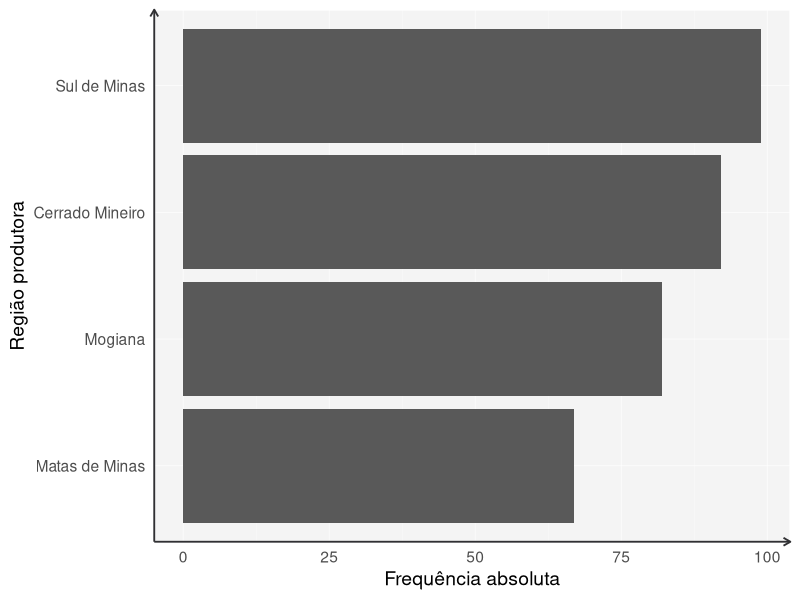
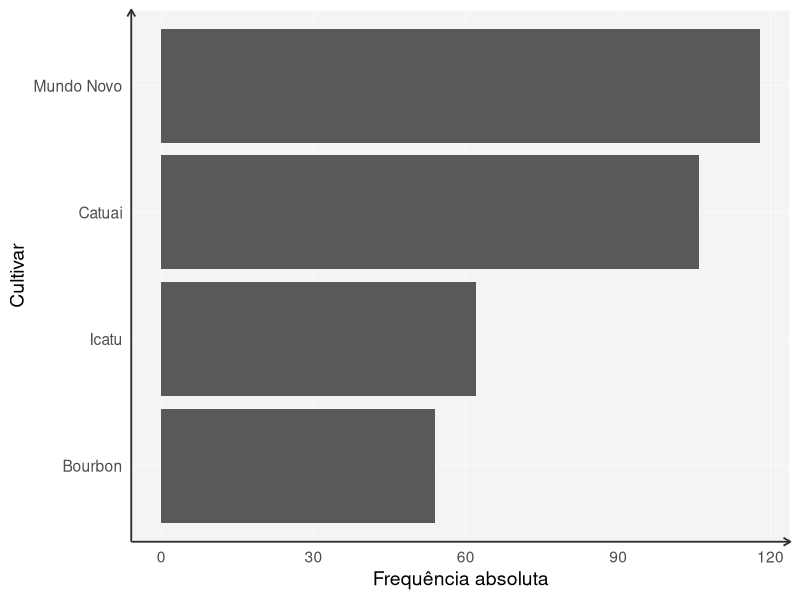
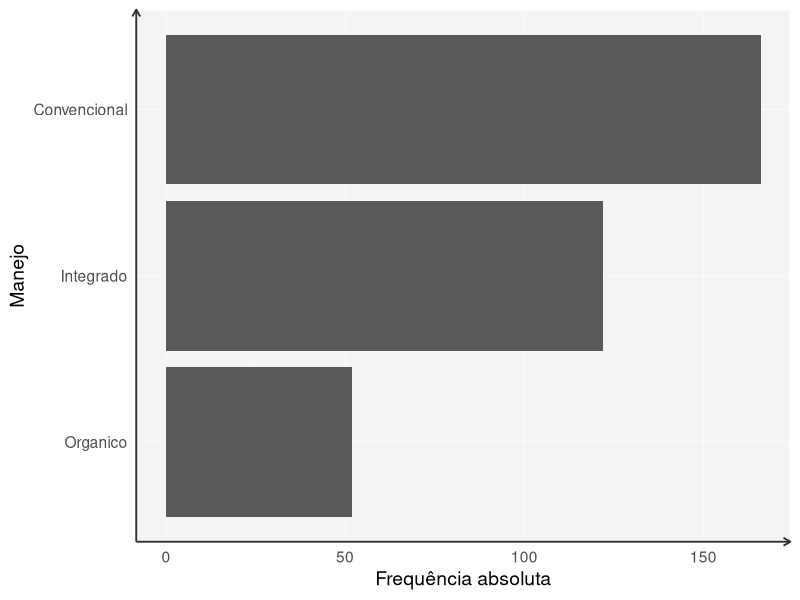
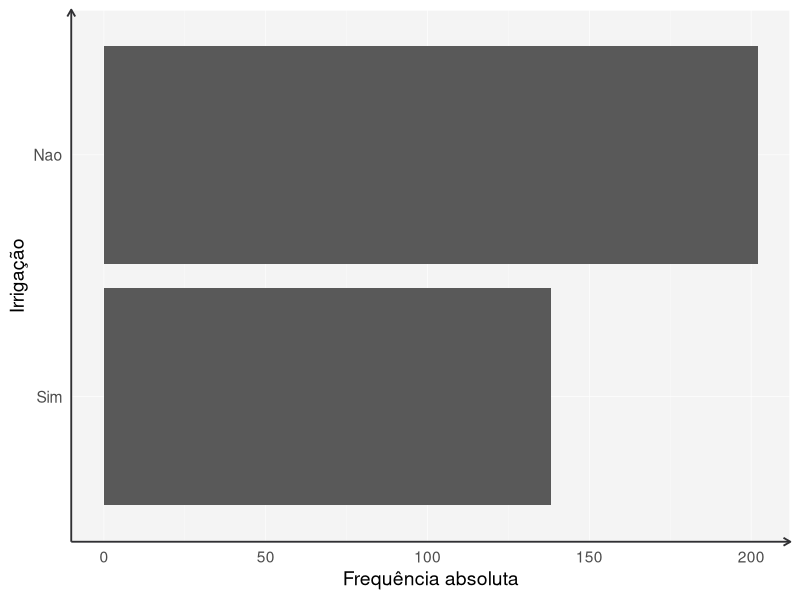
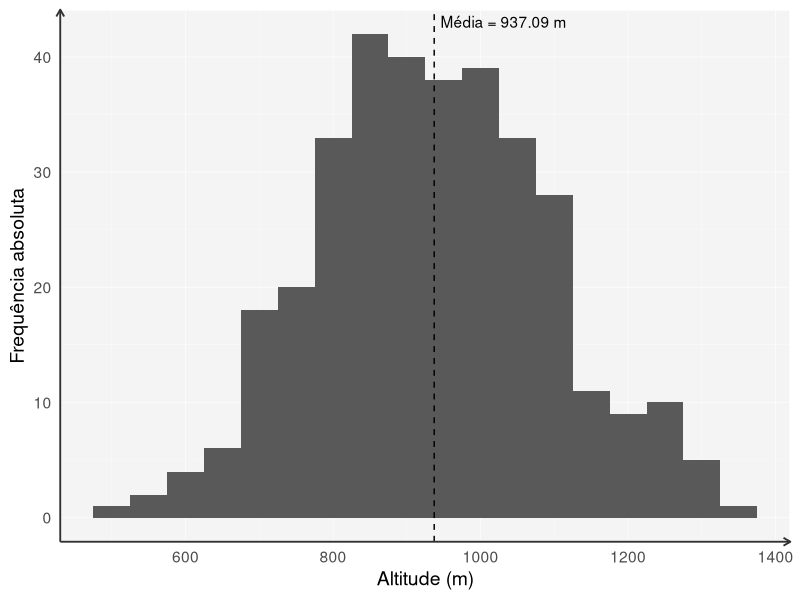
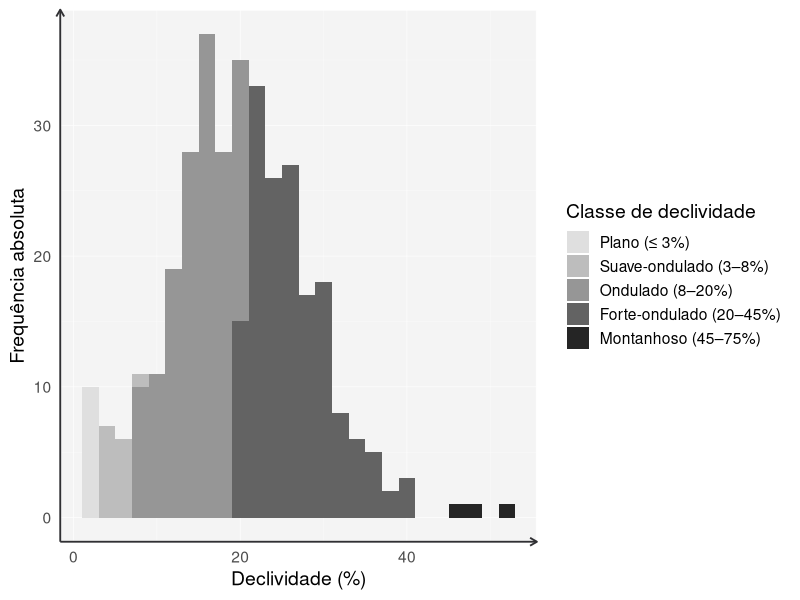
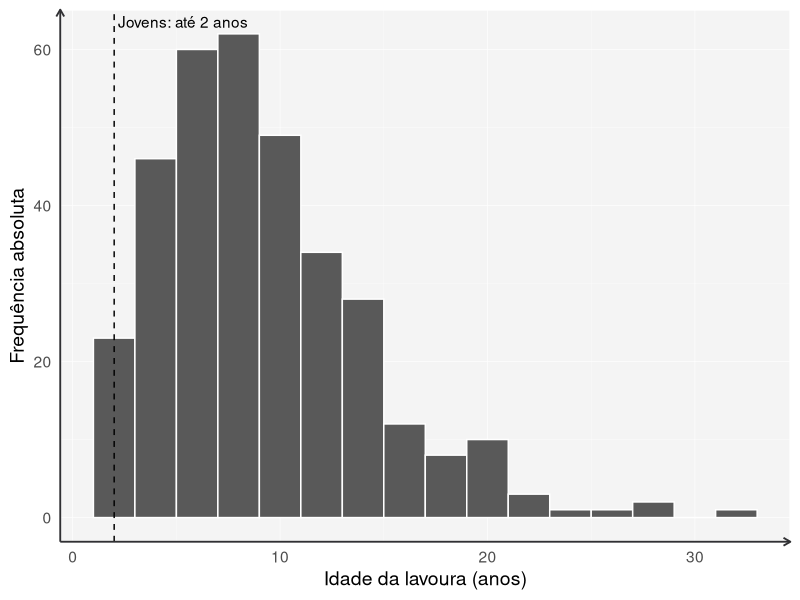
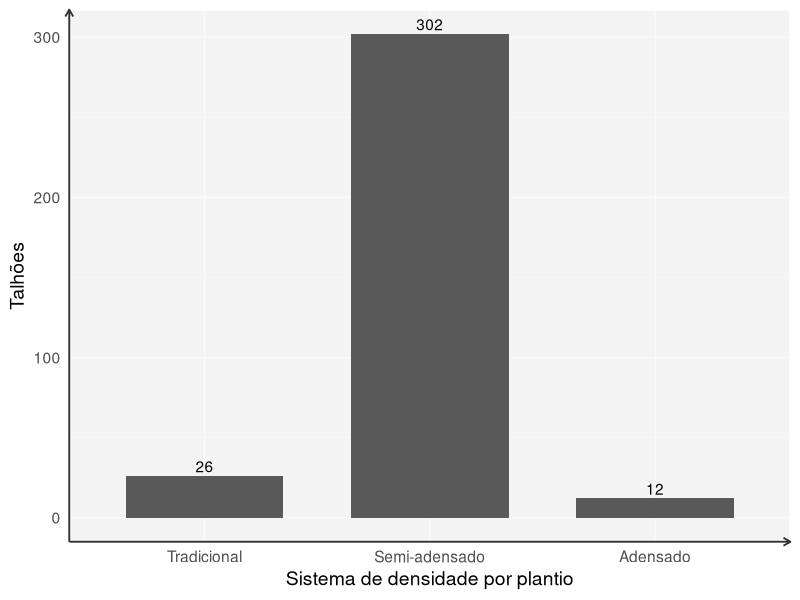

Write R code to recreate these figures, in order.
# =====================================================================
# UNIVERSIDADE DO VALE DO ITAJAI - UNIVALI
# ESCOLA POLITECNICA
# PROGRAMA DE POS-GRADUACAO EM COMPUTACAO APLICADA - PPGCA
# MESTRADO EM COMPUTACAO APLICADA
# Disciplina: Modelagem estatistica
# Prof. Dr.: Rodrigo Sant'Ana
# Discentes: Andre Lucas Ribeiro, Leticia Zorzi Rama, Matheus Neis
# Itajai, Santa Catarina, Brasil

# =====================================================================
# ANALISE ESTATISTICA DESCRITIVA DA CAFEICULTURA
# =====================================================================
# Descricao:
# Este script realiza a inspecao e a analise estatistica descritiva 
# de uma base de dados referente a cafeicultura.
# A analise estatistica dos dados serve como etapa previa para posteriores
# analises inferenciais e modelagens dos dados conforme perguntas especificas 
# pre-formuladas e propostas ao grupo de trabalho para responde-las.
#
# O script esta estruturado em:
# - Configurar ambiente de trabalho
# - Carregamento e inspecao inicial da base de dados
# - Analise univariada por ordem das colunas da base de dados
#
# Base de dados: cafeicultura.csv
# =====================================================================

# =====================================================================
# CONFIGURAR AMBIENTE DE TRABALHO
# =====================================================================

# Conferir e configurar caminhos, se necessario
# getwd()
# setwd("inserir caminho")
# getwd()

# Pacotes
library(dplyr) 
library(tidyr) 
library(ggplot2)
library(GGally) 
library(corrplot) 
library(patchwork) 
library(stringr) 

# Opcoes gerais
options(width = 80, scipen = 6, digits = 4)

# Semente de reprodutibilidade
set.seed(20260818)

# Tema para ggplot
rgb01 <- "#303033"
seta <- grid::arrow(length = grid::unit(0.2, "cm"), type = "open")
my_theme <- function(base_size = 14, base_family = "Helvetica") {
  theme_bw(base_size = base_size, base_family = base_family) %+replace%
  theme(axis.ticks = element_blank(),
  axis.line = element_line(arrow = seta, colour = rgb01),
  legend.background = element_blank(),
  legend.key = element_blank(),
  panel.background =
  element_rect(fill = ggplot2::alpha(rgb01, 0.05),
  colour = "white"),
  panel.border = element_blank(),
  panel.grid = element_line(linetype = "solid",
  linewidth = 0.2,
  colour = "white"),
  strip.text = element_text(colour = "white",
  margin = margin(0.3, 0.3, 0.3, 0.3,
  "cm"),
  face = "bold"),
  strip.background = element_rect(fill = rgb01,
  colour = rgb01),
  plot.background = element_blank(),
  complete = TRUE)
}

# Definir o tema padrao
theme_set(my_theme())

# Funcao auxiliar de impressao de texto
secao <- function(texto) {
barra <- paste(rep("=", 70), collapse = "")
  cat("\n", barra, "\n", texto, "\n", barra, "\n\n", sep = "")
}

# Teste de Fischer
ic_fisher <- function(r, n, conf = 0.95) {
  z <- atanh(r)
  ep <- 1 / sqrt(n - 3)
  q <- qnorm(1 - (1 - conf) / 2)
  data.frame(r = r,
  n = n,
  inferior = tanh(z - q * ep),
  superior = tanh(z + q * ep))
}

# =====================================================================
# BASE DE DADOS
# =====================================================================

# Carregar a base de dados
caf <- read.csv("data/cafeicultura.csv", sep=",")

# Inspecao da base de dados
secao("Inspeção da base de dados")

# Estrutura geral
cat("\nNúmero de observações (linhas):", nrow(caf))
cat("\nNúmero de variáveis (colunas):", ncol(caf), "\n")
cat("\nNome das variáveis:")
print(names(caf))
cat("\nEstrutura geral:\n")
print(str(caf))

# Cabecalho, primeiras 10 linhas
cat("\nCabeçalho (primeiras 10 linhas):\n")
print(head(caf, 10))

# Resumo estatistico preliminar
cat("\nResumo estatístico preliminar:\n")
print(summary(caf))
# Possui de dados faltantes? Nao
# Suspeita de valores extremos? A umidade relativa em 92.2% pode ser um valor extremo
# Suspeita de valores impossiveis? Nao

# Diagnostico global de dados faltantes
total_celulas <- prod(dim(caf))
total_na <- sum(is.na(caf))
pct_geral_na <- round(total_na / total_celulas * 100, 1)

cat("\nDiagnóstico global de dados faltantes\n")
cat("Total de células na base de dados:", total_celulas, "\n")
cat("Total de dados faltantes (NA):", total_na, "\n")
cat("Porcentagem geral de dados faltantes:", pct_geral_na, "%\n\n")

# =====================================================================
# ANALISES UNIVARIADAS
# =====================================================================

# VARIAVEL 'id_talhao'
secao("Análise univariada - variável: id_talhao")

# O que e um talhao?
# (...) o talhao refere-se a determinada área da lavoura cafeeira que pode ser considerada homogênea, 
# por ter a mesma variedade de café plantada na mesma data, em um solo de características físicas, 
# químicas e topográficas semelhantes, além de receber o mesmo manejo agronômico e o mesmo tratamento 
# administrativo (Santos et al., 2009).

# Verificar se cada observacao corresponde a um talhao
length(unique(caf$id_talhao))
# Conclusao: cada observacao corresponde a um talhao
cat("\nA base de dados contém", length(unique(caf$id_talhao)), "observações,",
"cada uma correspondente a um talhão.")

# VARIAVEL 'regiao_produtora'
secao("Análise univariada - variável: regiao_produtora")
table(caf$regiao_produtora)
names(table(caf$regiao_produtora))

# Moda
regiao_produtora_moda <- names(which.max(table(caf$regiao_produtora)))

# Ranking absoluto
regiao_produtora_rank <- caf %>%
  group_by(regiao_produtora) %>%
  summarise(frequencia = n()) %>%
  arrange(desc(frequencia))

# Grafico de barras
regiao_produtora_plot <- ggplot(
  regiao_produtora_rank,
  aes(
    x = reorder(regiao_produtora, frequencia), 
    y = frequencia)
) +
  geom_col() +
  labs(
    x = "Região produtora",
    y = "Frequência absoluta"
  ) +
  coord_flip() +
  my_theme()

print(regiao_produtora_plot)

# Exibir resultados
# Moda
cat("\nDas", dim(table(caf$regiao_produtora)), "regiões produtoras,",
"a moda é:", str_to_title(regiao_produtora_moda))

# Ranking
cat("\nO ranking das regiões produtoras é:")
print(regiao_produtora_rank)

# VARIAVEL 'cultivar'
secao("Análise univariada - variável: cultivar")
table(caf$cultivar)
names(table(caf$cultivar))

# Moda
cultivar_moda <- names(which.max(table(caf$cultivar)))

# Ranking
cultivar_rank <- caf %>%
  group_by(cultivar) %>%
  summarise(frequencia = n()) %>%
  arrange(desc(frequencia))

# Grafico de barras
cultivar_plot <- ggplot(
  cultivar_rank,
  aes(
    x = reorder(cultivar, frequencia),
    y = frequencia
  )
) +
  geom_col() +
  coord_flip() +
  labs(
    x = "Cultivar",
    y = "Frequência absoluta"
  ) +
  my_theme()

print(cultivar_plot)

# Exibir resultados
# Moda
cat("\nDos", dim(table(caf$cultivar)), "cultivares,",
"a moda é:", str_to_title(cultivar_moda))

# Ranking
cat("\nO ranking dos cultivares é:")
print(cultivar_rank)

# VARIAVEL 'manejo'
secao("Análise univariada - variável: manejo")
table(caf$manejo)
names(table(caf$manejo))

# Moda
manejo_moda <- names(which.max(table(caf$manejo)))

# Ranking
manejo_rank <- caf %>%
  group_by(manejo) %>%
  summarise(frequencia = n()) %>%
  arrange(desc(frequencia))

# Grafico de barras
manejo_plot <- ggplot(
  manejo_rank, 
  aes(
    x = reorder(manejo, frequencia),
    y = frequencia
    )
) +
  geom_col() +
  coord_flip() +
  labs(
    x = "Manejo",
    y = "Frequência absoluta"
  ) +
  my_theme()

print(manejo_plot)

# Exibir resultados
# Moda
cat("\nDos", dim(table(caf$manejo)), "manejos,",
"a moda é:", str_to_title(manejo_moda))

# Ranking
cat("\nO ranking dos manejos é:")
print(manejo_rank)

# VARIAVEL 'irrigacao'
secao("Análise univariada - variável: irrigação")
table(caf$irrigacao)
names(table(caf$irrigacao))

# Moda
irrigacao_moda <- names(which.max(table(caf$irrigacao)))

# Ranking
irrigacao_rank <- caf %>%
  group_by(irrigacao) %>%
  summarise(frequencia = n()) %>%
  arrange(desc(frequencia))

# Grafico de barras
irrigacao_plot <- ggplot(
  irrigacao_rank, 
  aes(
    x = reorder(irrigacao, frequencia),
    y = frequencia
    )
) +
  geom_col() +
  coord_flip() +
  labs(
    x = "Irrigação",
    y = "Frequência absoluta"
  ) +
  my_theme()

print(irrigacao_plot)

# Exibir resultados
# Moda
cat("\nA irrigação predomina?", str_to_title(irrigacao_moda))

# Ranking
cat("\nO ranking da irrigação é:")
print(irrigacao_rank)

# VARIAVEL 'altitude'
secao("Análise univariada - variável: altitude")

# Altitude do parque cafeeiro de Minas gerais, segundo Bernardes et al. (2012)
# O parque cafeeiro esta distribuido em altitudes variando entre 500 e 1.200 m.  

# Resumo estatistico
summary(caf$altitude_m)

# Extrair estatisticas descritivas
alt_min <- min(caf$altitude_m)
alt_max <- max(caf$altitude_m)
alt_mediana <- median(caf$altitude_m)
alt_media <- mean(caf$altitude_m)
alt_sd <- sd(caf$altitude_m)
alt_q1 <- quantile(caf$altitude_m, 0.25)
alt_q3 <- quantile(caf$altitude_m, 0.75)

# Histograma
altitude_m_plot <- ggplot(caf, aes(x = altitude_m)) +
  geom_histogram(binwidth = 50) +
  geom_vline(
  xintercept = alt_media,
  linetype = "dashed"
) +
annotate(
  "text",
  x = alt_media,
  y = Inf,
  label = paste0("Média = ", round(alt_media, 2), " m"),
  vjust = 1.5,
  hjust = -0.05
) +
  labs(
    x = "Altitude (m)",
    y = "Frequência absoluta"
  ) +
  my_theme()

print(altitude_m_plot)

# Resultados
# Exibir resultados
cat("\nAltitude mínima:", alt_min, "metros\n")
cat("nAltitude máxima:", alt_max, "metros\n")
cat("1º quartil:", alt_q1, "metros\n")
cat("Mediana:", alt_mediana, "metros\n")
cat("Média:", round(alt_media, 2), "metros\n")
cat("3º quartil:", alt_q3, "metros\n")
cat("Desvio padrão:", round(alt_sd, 2), "metros\n")

# Parecer
cat("\nA altitude tem uma distribuição normal, sem a presença de valores extremos ou impossíveis. 
Segundo Bernard et al. (2012), a altitude no parque cafeeiro em Minas gerais varia entre 500 a 1.200 
metros. Os dados indicam uma frequência maior de altitudes entre 830 e 1046 metros, com altitudes 
mínimas de 496 e máximas de 1343 metros.")

# VARIAVEL 'declividade_pct'
secao("Análise univariada - variável: declividade")

# Classes de declividade de Minas Gerais, segundo INPE (2023)
# https://idesisema.meioambiente.mg.gov.br/geonetwork/srv/api/records/46b18109-06ab-4529-9401-5a662f1e39b2
# Plano: ate 3%
# Suave-ondulado: 3-8%
# Ondulado: 8-20%
# Forte-ondulado: 20-45%
# Montanhoso: 45-75%
# Escarpado: >75%
caf$classe_declividade <- cut(
  caf$declividade_pct,
  breaks = c(-Inf, 3, 8, 20, 45, 75, Inf),
  labels = c(
    "Plano (≤ 3%)",
    "Suave-ondulado (3–8%)",
    "Ondulado (8–20%)",
    "Forte-ondulado (20–45%)",
    "Montanhoso (45–75%)",
    "Escarpado (> 75%)"
  ),
  right = TRUE
)

# Declividade do parque cafeeiro de Minas Gerais, segundo Bernard et al. (2012)
# Sao encontradas lavouras em praticamente todas as faixas de declividade,
# porem ha um predominio de lavouras em declividades entre 5 e 15%.

# Resumo estatistico
summary(caf$declividade_pct)

# Extrair estatisticas descritivas
decl_min <- min(caf$declividade_pct)
decl_max <- max(caf$declividade_pct)
decl_mediana <- median(caf$declividade_pct)
decl_media <- mean(caf$declividade_pct)
decl_sd <- sd(caf$declividade_pct)
decl_q1 <- quantile(caf$declividade_pct, 0.25)
decl_q3 <- quantile(caf$declividade_pct, 0.75)

# Histograma
declividade_pct_plot <- ggplot(
  caf,
  aes(x = declividade_pct, fill = classe_declividade)
) +
  geom_histogram(binwidth = 2) +
  labs(
    x = "Declividade (%)",
    y = "Frequência absoluta",
    fill = "Classe de declividade"
  ) +
  scale_fill_manual(
    values = c(
      "Plano (≤ 3%)" = "#dfdfdf",
      "Suave-ondulado (3–8%)" = "#BDBDBD",
      "Ondulado (8–20%)" = "#969696",
      "Forte-ondulado (20–45%)" = "#636363" ,
      "Montanhoso (45–75%)" = "#252525",
      "Escarpado (> 75%)" = "#131313"
    ),
    drop = TRUE
  ) +
  my_theme()

print(declividade_pct_plot)

# Resultados
# Exibir resultados
cat("\nDeclividade mínima:", decl_min)
cat("Declividade máxima:", decl_max)
cat("1º quartil:", decl_q1)
cat("Mediana:", decl_mediana)
cat("Média:", round(decl_media, 2))
cat("3º quartil:", decl_q3)
cat("Desvio padrão:", round(decl_sd, 2))

# Parecer
cat("\nA declividade tem uma distribuição normal, levemente assimetrica à direita,
com a predominância de terrenos forte-ondulados, segundo a classificação do INPE (2023). 
Há, entretanto, uma heterogeneidade de terrenos visto que a declividade varia de
0% a 51.4%, caracterizando a ocorrência de terrenos planos à montanhosos, respectivamente. 
Os resultados diferem da caracterização de  Bernard et al. (2012) cuja declividae do parque 
cafeeiro em Minas Gerais predomina entre 5 e 15%.")

# VARIAVEL 'idade_lavoura_anos'
secao("Análise univariada - variável: idade_lavoura_anos")

# Idade da lavoura
# Até  os  dois  anos, chamada de lavoura jovem e após os dois anos, 
# conhecida como manejo em café adulto (Nascimento et al., 2020).
# Uma vez plantada, a lavoura permanece por 10, 20, 30 anos ou mais (Silva et al., 2002).

# Resumo estatistico
summary(caf$idade_lavoura_anos)

# Extrair estatisticas descritivas
idade_min <- min(caf$idade_lavoura_anos)
idade_max <- max(caf$idade_lavoura_anos)
idade_mediana <- median(caf$idade_lavoura_anos)
idade_media <- mean(caf$idade_lavoura_anos)
idade_sd <- sd(caf$idade_lavoura_anos)
idade_q1 <- quantile(caf$idade_lavoura_anos, 0.25)
idade_q3 <- quantile(caf$idade_lavoura_anos, 0.75)

# Histograma
idade_lavoura_anos_plot <- ggplot(caf, aes(x = idade_lavoura_anos)) +
  geom_histogram(binwidth = 2, colour = "white") +
  geom_vline(
  xintercept = 2,
  linetype = "dashed"
) +
annotate(
  "text",
  x = 2,
  y = Inf,
  label = "Jovens: até 2 anos",
  vjust = 1.5,
  hjust = -0.03
) +
  labs(
    x = "Idade da lavoura (anos)",
    y = "Frequência absoluta"
  ) +
  my_theme()

print(idade_lavoura_anos_plot)

# Resultados
# Exibir resultados
cat("\nIdade mínima:", idade_min)
cat("Idade máxima:", idade_max)
cat("1º quartil:", idade_q1)
cat("Mediana:", idade_mediana)
cat("Média:", round(idade_media, 2))
cat("3º quartil:", idade_q3)
cat("Desvio padrão:", round(idade_sd, 2))

# Parecer
cat("\n A idade da lavoura de café apresenta uma distribuição normal com assimetria
à direita. Existem lavouras jovens, com menos de dois anos e lavoura adultas com 31 anos.
Predominam lavouras adultas, com idade média de 9.25 anos.")

# VARIAVEL densidade_plantio
secao("Análise univariada - variável: densidade_plantio")

# Densidade de plantio sao plantas por alguma unidade de espaco
# Exemplo: plantas/metro quadrado, plantas/hectare
# Segundo Malta et al. (2008), 
# um hectare tradicional tem 2.500 plantas/ha, 
# semi-adensado possui 2.500 a 5.000 plantas/ha e 
# adensado possui mais de 5.000 plantas/ha

# Resumo estatistico
summary(caf$densidade_plantio)

# Densidade de plantio segundo a classificacao de Malta et al. (2008)
caf2 <- caf %>%
  mutate(
    densidade_plantio_classes = cut(
      densidade_plantio,
      breaks = c(-Inf, 2500, 5000, Inf),
      labels = c("Tradicional", "Semi-adensado", "Adensado"),
      right = TRUE
    ),
    densidade_plantio_classes = factor(
      densidade_plantio_classes,
      levels = c("Tradicional", "Semi-adensado", "Adensado")
    )
  )

# Grafico de barras agrupando talhoes pelas classes de densidade
densidade_plantio_plot <- ggplot(caf2, aes(x = densidade_plantio_classes)) +
  geom_bar(width = 0.7) +
  geom_text(
    stat = "count",
    aes(label = after_stat(count)),
    vjust = -0.3
  ) +
  labs(
    x = "Sistema de densidade por plantio",
    y = "Talhões"
  ) +
  my_theme()

print(densidade_plantio_plot)

# Moda
densidade_moda <- names(which.max(table(caf2$densidade_plantio_classes)))

# Ranking
densidade_rank <- caf2 %>%
  group_by(densidade_plantio_classes) %>%
  summarise(frequencia = n()) %>%
  arrange(desc(frequencia))

# Exibir resultados
# Moda
cat("\nDos sistemas de plantio, predomina aqueles com densidade do tipo", 
str_to_title(densidade_moda))

# Ranking
cat("\nO ranking dos sistemas de densidadade de plantio é:")
print(densidade_rank)

# VARIAVEL adubacao_n_kg_h
secao("Análise univariada - variável: adubacao_n_kg_ha")

# Resumo estatistico
summary(caf$adubacao_n_kg_ha)

# Extrair estatisticas descritivas
adubacao_min <- min(caf$adubacao_n_kg_ha)
adubacao_max <- max(caf$adubacao_n_kg_ha)
adubacao_mediana <- median(caf$adubacao_n_kg_ha)
adubacao_media <- mean(caf$adubacao_n_kg_ha)
adubacao_sd <- sd(caf$adubacao_n_kg_ha)
adubacao_q1 <- quantile(caf$adubacao_n_kg_ha, 0.25)
adubacao_q3 <- quantile(caf$adubacao_n_kg_ha, 0.75)

# Histograma
adubacao_plot <- ggplot(caf, aes(x = adubacao_n_kg_ha)) +
  geom_histogram(binwidth = 20) +
  geom_vline(
  xintercept = adubacao_media,
  linetype = "dashed"
) +
annotate(
  "text",
  x = adubacao_media,
  y = Inf,
  label = paste0("Média = ", round(adubacao_media, 2), " kg/ha"),
  vjust = 1.5,
  hjust = -0.05
) +
  labs(
    x = "Adubação nitrogenada (kg/ha)",
    y = "Frequência absoluta"
  ) +
  my_theme()

print(adubacao_plot)

# Resultados
# Exibir resultados
cat("\nAdubação mínima:", adubacao_min)
cat("Adubação máxima:", adubacao_max)
cat("1º quartil:", adubacao_q1)
cat("Mediana:", adubacao_mediana)
cat("Média:", round(adubacao_media, 2))
cat("3º quartil:", adubacao_q3)
cat("Desvio padrão:", round(adubacao_sd, 2))

# Parecer
cat("A adubação apresenta uma distribuição normal bimodal, com 50% dos talhões recebendo de 257 a 384 kg de nitrogênio por hectare.")

# VARIAVEL precipitacao_safra_mm
secao("Análise univariada - variável: precipitacao_safra_mm")

# Resumo estatistico
summary(caf$precipitacao_safra_mm)

# Extrair estatisticas descritivas
precipitacao_min <- min(caf$precipitacao_safra_mm)
precipitacao_max <- max(caf$precipitacao_safra_mm)
precipitacao_mediana <- median(caf$precipitacao_safra_mm)
precipitacao_media <- mean(caf$precipitacao_safra_mm)
precipitacao_sd <- sd(caf$precipitacao_safra_mm)
precipitacao_q1 <- quantile(caf$precipitacao_safra_mm, 0.25)
precipitacao_q3 <- quantile(caf$precipitacao_safra_mm, 0.75)

# Histograma
precipitacao_plot <- ggplot(caf, aes(x = precipitacao_safra_mm)) +
  geom_histogram(binwidth = 20) +
  geom_vline(
  xintercept = precipitacao_media,
  linetype = "dashed"
) +
annotate(
  "text",
  x = precipitacao_media,
  y = Inf,
  label = paste0("Média = ", round(precipitacao_media, 2), " mm"),
  vjust = 1.5,
  hjust = -0.05
) +
  labs(
    x = "Precipitação na safra (mm)",
    y = "Frequência absoluta"
  ) +
  my_theme()

print(precipitacao_plot)

# Resultados
# Exibir resultados
cat("\nPrecipitação mínima:", precipitacao_min)
cat("Precipitação máxima:", precipitacao_max)
cat("1º quartil:", precipitacao_q1)
cat("Mediana:", precipitacao_mediana)
cat("Média:", round(precipitacao_media, 2))
cat("3º quartil:", precipitacao_q3)
cat("Desvio padrão:", round(precipitacao_sd, 2))

# VARIAVEL umidade_relativa_pct
secao("Análise univariada - variável: umidade_relativa_pct")

# Resumo estatistico
summary(caf$umidade_relativa_pct)

# Extrair estatisticas descritivas
umidade_min <- min(caf$umidade_relativa_pct)
umidade_max <- max(caf$umidade_relativa_pct)
umidade_mediana <- median(caf$umidade_relativa_pct)
umidade_media <- mean(caf$umidade_relativa_pct)
umidade_sd <- sd(caf$umidade_relativa_pct)
umidade_q1 <- quantile(caf$umidade_relativa_pct, 0.25)
umidade_q3 <- quantile(caf$umidade_relativa_pct, 0.75)

# Histograma
umidade_plot <- ggplot(caf, aes(x = umidade_relativa_pct)) +
  geom_histogram(binwidth = 2) +
  geom_vline(
  xintercept = umidade_media,
  linetype = "dashed"
) +
annotate(
  "text",
  x = umidade_media,
  y = Inf,
  label = paste0("Média = ", round(umidade_media, 2), "%"),
  vjust = 1.5,
  hjust = -0.05
) +
  labs(
    x = "Umidade relativa (%)",
    y = "Frequência absoluta"
  ) +
  my_theme()

print(umidade_plot)

# Resultados
# Exibir resultados
cat("\nUmidade mínima:", umidade_min)
cat("Umidade máxima:", umidade_max)
cat("1º quartil:", umidade_q1)
cat("Mediana:", umidade_mediana)
cat("Média:", round(umidade_media, 2))
cat("3º quartil:", umidade_q3)
cat("Desvio padrão:", round(umidade_sd, 2))

# Parecer
cat("A umidade mais frequente é de 74.02%.")

# VARIAVEL 'ph_solo'
secao("Análise univariada - variável: ph_solo")

# Classificacao agronomica do pH do solo segundo a Emater-MG (2016)
# https://www.emater.mg.gov.br/download.do?id=17572
# Muito baixa: ph < 4.5
# Baixa: 4.5 < ph < 5.4
# Boa: 5.5 < ph < 6.0
# Alta: 6.1 < ph < 7.0
# Muito alta: ph > 7.0

caf$classe_ph_solo <- cut(
  caf$ph_solo,
  breaks = c(-Inf, 4.5, 5.4, 6.0, 7.0, Inf),
  labels = c(
    "Muito baixa (< 4.5)",
    "Baixa (4.5–5.4)",
    "Boa (5.5–6.0)",
    "Alta (6.1–7.0)",
    "Muito alta (> 7.0)"
  ),
  right = TRUE
)

# Resumo estatistico
summary(caf$ph_solo)

# Extrair estatisticas descritivas
ph_solo_min <- min(caf$ph_solo)
ph_solo_max <- max(caf$ph_solo)
ph_solo_mediana <- median(caf$ph_solo)
ph_solo_media <- mean(caf$ph_solo)
ph_solo_sd <- sd(caf$ph_solo)
ph_solo_q1 <- quantile(caf$ph_solo, 0.25)
ph_solo_q3 <- quantile(caf$ph_solo, 0.75)

# Histograma
ph_solo_plot <- ggplot(
  caf,
  aes(x = ph_solo, fill = classe_ph_solo)
) +
  geom_histogram(binwidth = 0.25) +
  geom_vline(
    xintercept = ph_solo_media,
    linetype = "dashed"
  ) +
  annotate(
    "text",
    x = ph_solo_media,
    y = Inf,
    label = paste0(
      "Média = ",
      round(ph_solo_media, 2)
    ),
    vjust = 1.5,
    hjust = -0.05
  ) +
  labs(
    x = "pH do solo",
    y = "Frequência absoluta",
    fill = "Classe de pH"
  ) +
scale_fill_manual(
  values = c(
    "Muito baixa (< 4.5)" = "#dfdfdf",
    "Baixa (4.5–5.4)" = "#BDBDBD",
    "Boa (5.5–6.0)" = "#969696",
    "Alta (6.1–7.0)" = "#636363",
    "Muito alta (> 7.0)" = "#252525"
  ),
    drop = TRUE
  ) +
  my_theme()

print(ph_solo_plot)

# Resultados
# Exibir resultados
cat("\npH mínimo:", ph_solo_min)
cat("pH máximo:", ph_solo_max)
cat("1º quartil:", ph_solo_q1)
cat("Mediana:", ph_solo_mediana)
cat("Média:", round(ph_solo_media, 2))
cat("3º quartil:", ph_solo_q3)
cat("Desvio padrão:", round(ph_solo_sd, 2))

# Parecer
cat("Há predominância de um pH de 5.43 nos solos dos talhões o que configura em uma acidez média conforme a classificação química (Emater MG, 2016). 
    Para uma classificação agronômica, solos com pH de 5.43 se enquadram numa condição no limite máximo da baixa (Emater MG, 2016). 
    A condição boa apresenta um pH entre 5.5 e 6.0.")

# VARIAVEL 'materia_organica_pct'
secao("Análise univariada - variável: materia_organica_pct")

# Classes de interpretação de fertilidade do solo para a matéria orgânica
# segundo a Emater-MG (2016)
# https://www.emater.mg.gov.br/download.do?id=17572
# Muito baixa: m.o. <= 0.7
# Baixa: 0.71 < m.o. < 2.00
# Média: 2.01 < m.o. < 4.00
# Bom: 4.01 < m.o. < 7.00
# Muito bom: m.o. > 7.00

caf$classe_materia_organica <- cut(
  caf$materia_organica_pct,
  breaks = c(-Inf, 0.7, 2.0, 4.0, 7.0, Inf),
  labels = c(
    "Muito baixa (≤ 0.7%)",
    "Baixa (0.7–2.0%)",
    "Média (2.0–4.0%)",
    "Bom (4.0–7.0%)",
    "Muito bom (> 7.0%)"
  ),
  right = TRUE
)

# Resumo estatistico
summary(caf$materia_organica_pct)

# Extrair estatisticas descritivas
materia_organica_min <- min(caf$materia_organica_pct)
materia_organica_max <- max(caf$materia_organica_pct)
materia_organica_mediana <- median(caf$materia_organica_pct)
materia_organica_media <- mean(caf$materia_organica_pct)
materia_organica_sd <- sd(caf$materia_organica_pct)
materia_organica_q1 <- quantile(caf$materia_organica_pct, 0.25)
materia_organica_q3 <- quantile(caf$materia_organica_pct, 0.75)

# Histograma
materia_organica_plot <- ggplot(
  caf,
  aes(
    x = materia_organica_pct,
    fill = classe_materia_organica
  )
) +
  geom_histogram(binwidth = 0.5) +
  geom_vline(
    xintercept = materia_organica_media,
    linetype = "dashed"
  ) +
  annotate(
    "text",
    x = materia_organica_media,
    y = Inf,
    label = paste0(
      "Média = ",
      round(materia_organica_media, 2),
      "%"
    ),
    vjust = 1.5,
    hjust = -0.05
  ) +
  labs(
    x = "Matéria orgânica (%)",
    y = "Frequência absoluta",
    fill = "Classe de matéria orgânica"
  ) +
  scale_fill_manual(
    values = c(
      "Muito baixa (≤ 0.7%)" = "#dfdfdf",
      "Baixa (0.7–2.0%)" = "#BDBDBD",
      "Média (2.0–4.0%)" = "#969696",
      "Bom (4.0–7.0%)" = "#636363",
      "Muito bom (> 7.0%)" = "#252525"
    ),
    drop = TRUE
  ) +
  my_theme()

print(materia_organica_plot)

# Resultados
cat("\nMatéria orgânica mínima:", materia_organica_min)
cat("\nMatéria orgânica máxima:", materia_organica_max)
cat("\n1º quartil:", materia_organica_q1)
cat("\nMediana:", materia_organica_mediana)
cat("\nMédia:", round(materia_organica_media, 2))
cat("\n3º quartil:", materia_organica_q3)
cat("\nDesvio padrão:", round(materia_organica_sd, 2))

# Parecer
cat("O valor mais frequente de 2.75% de matéria orgânica indica a predominância de solos de média qualidade no critério matéria orgância,
    conforme a classificação da Emater-MR (2016).")

# VARIAVEL 'n_armadilhas'
secao("Análise univariada - variável: n_armadilhas")
table(caf$n_armadilhas)

# Media
armadilhas_media <- mean(caf$n_armadilhas)

# Moda
armadilhas_moda <- names(which.max(table(caf$n_armadilhas)))

# Mediana
armadilhas_mediana <- median(caf$n_armadilhas)

# Ranking
armadilhas_rank <- caf %>%
  group_by(n_armadilhas) %>%
  summarise(frequencia = n()) %>%
  arrange(desc(frequencia))

# Grafico de barras
armadilhas_plot <- ggplot(caf, aes(n_armadilhas)) +
  geom_bar() +
  scale_x_continuous(breaks = seq(
    min(caf$n_armadilhas),
    max(caf$n_armadilhas),
    by = 1
  )) +
  labs(
    x = "Quantidade de armadilhas",
    y = "Frequência"
  ) + 
  my_theme()

print(armadilhas_plot)

# Exibir resultados
# Media, moda e mediana
cat("\nQuantidade média de armadilhas:", round(armadilhas_media, 2))
cat("\nQuantidade de armadilhas mais frequente (moda):", armadilhas_moda)
cat("\nMediana da quantidade de armadilhas:", armadilhas_mediana)

# Ranking
cat("\nO ranking da quantidade de armadilhas é:")
print(armadilhas_rank)

# VARIAVEL 'dias_exposicao'
secao("Análise univariada - variável: dias_exposicao")
table(caf$dias_exposicao)

# Media
exposicao_media <- mean(caf$dias_exposicao)

# Moda
exposicao_moda <- names(which.max(table(caf$dias_exposicao)))

# Mediana
exposicao_mediana <- median(caf$dias_exposicao)

# Ranking
dias_exposicao_rank <- caf %>%
  group_by(dias_exposicao) %>%
  summarise(frequencia = n()) %>%
  arrange(desc(frequencia))

# Grafico de barras
dias_exposicao_plot <- ggplot(
  dias_exposicao_rank,
  aes(
    x = reorder(as.factor(dias_exposicao), frequencia), 
    y = frequencia
  )
) +
  geom_col() +
  labs(
    x = "Dias de exposição",
    y = "Frequência absoluta"
  ) +
  coord_flip() +
  my_theme()

print(dias_exposicao_plot)

# Exibir resultados
# Media, moda e mediana
cat("\nDias de exposição em média:", round(exposicao_media, 2))
cat("\nDias de exposição mais frequente (moda):", exposicao_moda)
cat("\nMediana de dias de exposição:", exposicao_mediana)

# Ranking
cat("\nO ranking dos dias de exposição é:")
print(dias_exposicao_rank)

# VARIAVEL 'n_brocas_capturadas'
secao("Análise univariada - variável: n_brocas_capturadas")
table(caf$n_brocas_capturadas)

# A broca do café é a principal praga do cafeeiro (Queiroz e Fantom, 2021)

# Moda
brocas_moda <- names(which.max(table(caf$n_brocas_capturadas)))

# Mediana
brocas_mediana <- median(caf$n_brocas_capturadas)

# Ranking
n_brocas_capturadas_rank <- caf %>%
  group_by(n_brocas_capturadas) %>%
  summarise(frequencia = n()) %>%
  arrange(desc(frequencia))

# Grafico de barras
n_brocas_capturadas_plot <- ggplot(caf, aes(n_brocas_capturadas))  +
  geom_bar() +
  scale_x_continuous(breaks = seq(
    min(caf$n_brocas_capturadas),
    max(caf$n_brocas_capturadas),
    by = 4
  )) +
  geom_vline(
  xintercept = as.numeric(brocas_moda),
  linetype = "dashed"
) +
annotate(
  "text",
  x = as.numeric(brocas_moda),
  y = Inf,
  label = paste0("Moda = ", as.numeric(brocas_moda)),
  vjust = 1.5,
  hjust = -0.05
) +
  labs(
    x = "Número de brocas capturadas",
    y = "Frequência absoluta"
  ) +
  my_theme()

print(n_brocas_capturadas_plot)

# Exibir resultados
# Moda e mediana
cat("\nQuantidade mais frequente de brocas capturadas (moda):", brocas_moda)
cat("\nMediana do número de brocas capturadas:", brocas_mediana)

# Ranking
cat("\nO ranking do número de brocas capturadas é:")
print(n_brocas_capturadas_rank)

# =====================================================================
#                  Creative Commons License 4.0
#                       (CC BY-NC-SA 4.0)
#
#  This is a humam-readable summary of (and not a substitute for) the
#  license (https://creativecommons.org/licenses/by-nc-nd/4.0/legalcode)
#
#  You are free to:
#
#  Share - copy and redistribute the material in any medium or format.
#
#  The licensor cannot revoke these freedoms as long as you follow the
#  license terms.
#
#  Under the following terms:
#
#  Attribution - You must give appropriate credit, provide a link to
#  license, and indicate if changes were made. You may do so in any
#  reasonable manner, but not in any way that suggests the licensor
#  endorses you or your use.
#
#  NonCommercial - You may not use the material for commercial
#  purposes.
#
#  ShareAlike - If you remix, transform, or build upon the material,
#  you must distributive your contributions under the same license
#  as the  original.
#
#  No additional restrictions — You may not apply legal terms or
#  technological measures that legally restrict others from doing
#  anything the license permits.
# =====================================================================
